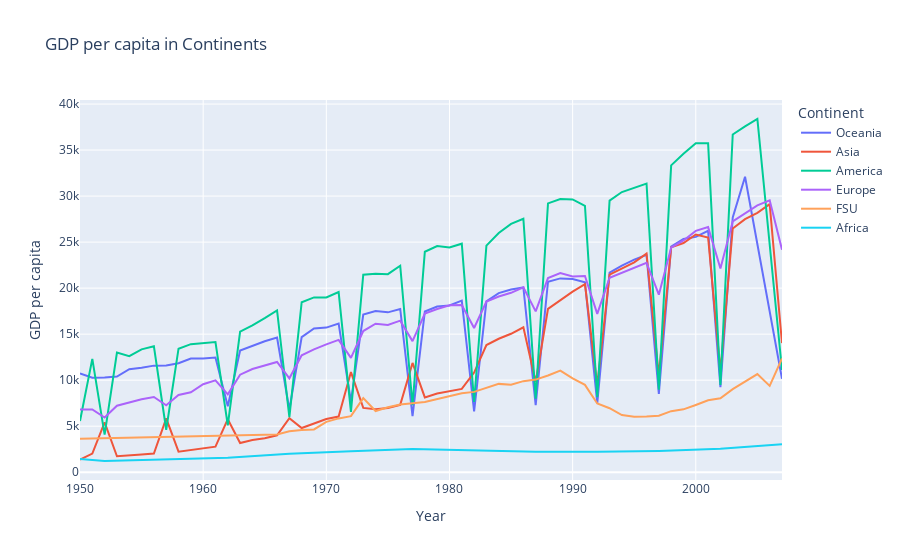

The notebook cell saved with this chart:
### Code cell
fig = px.line((df.groupby(by = ['continente', 'year'], as_index = False).mean().
                sort_values('year', ascending = False, ignore_index = True)
                [['year', 'gdpPercap', 'continente']]), 
            x="year", y="gdpPercap", color = 'continente', title='GDP per capita in Continents',
            labels = {'gdpPercap' : 'GDP per capita', 'year' : 'Year', 'continente' : 'Continent'})
fig.show()
